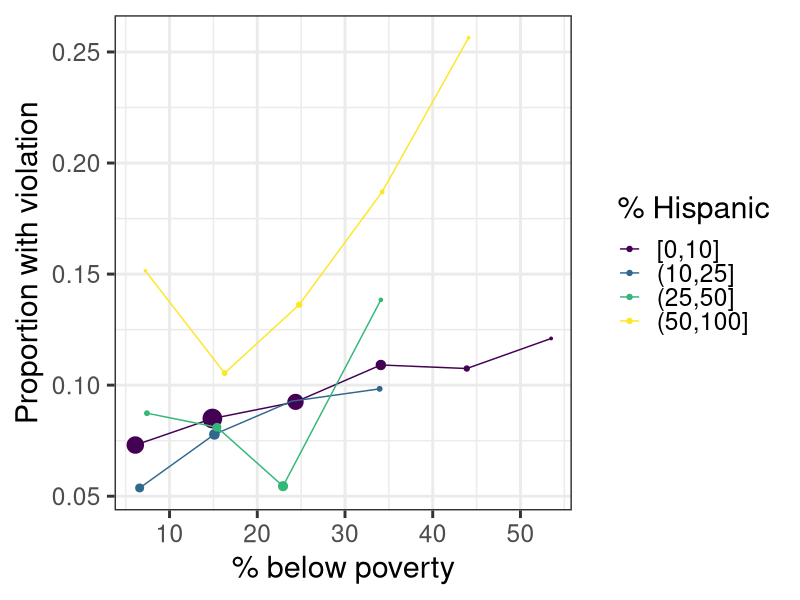
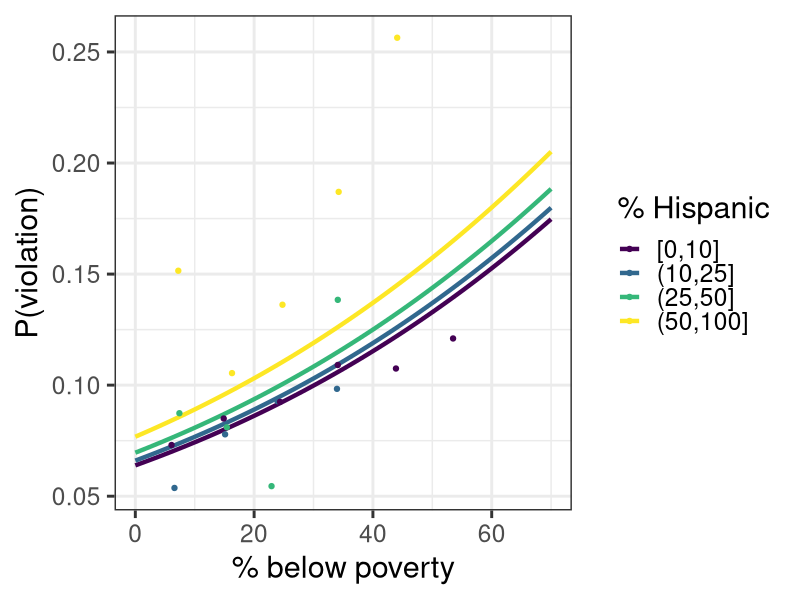
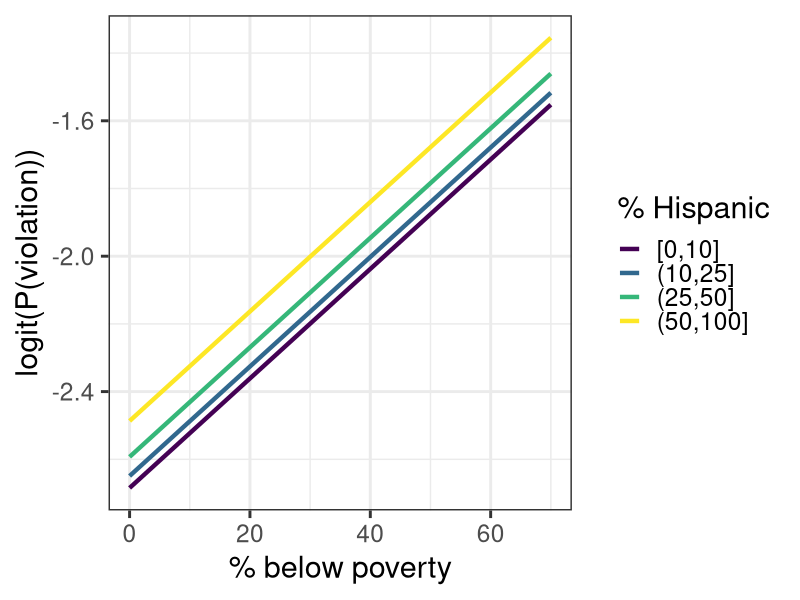
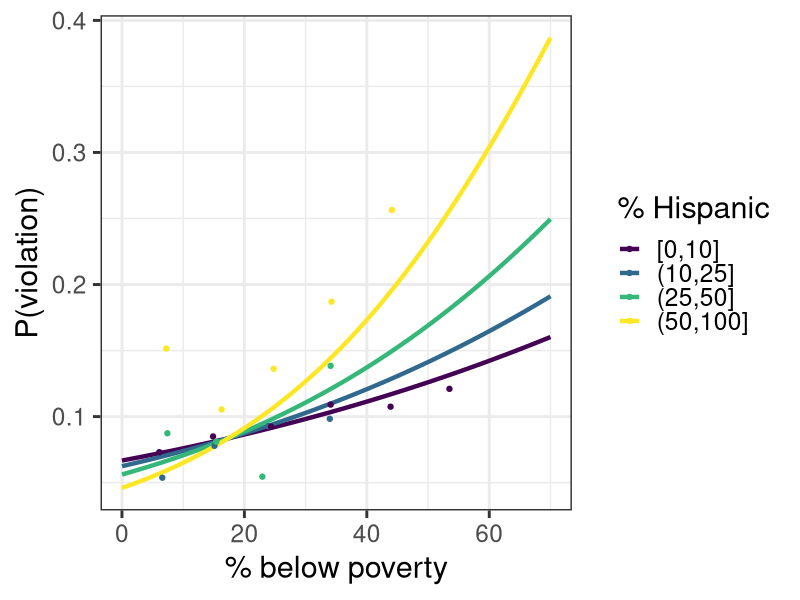
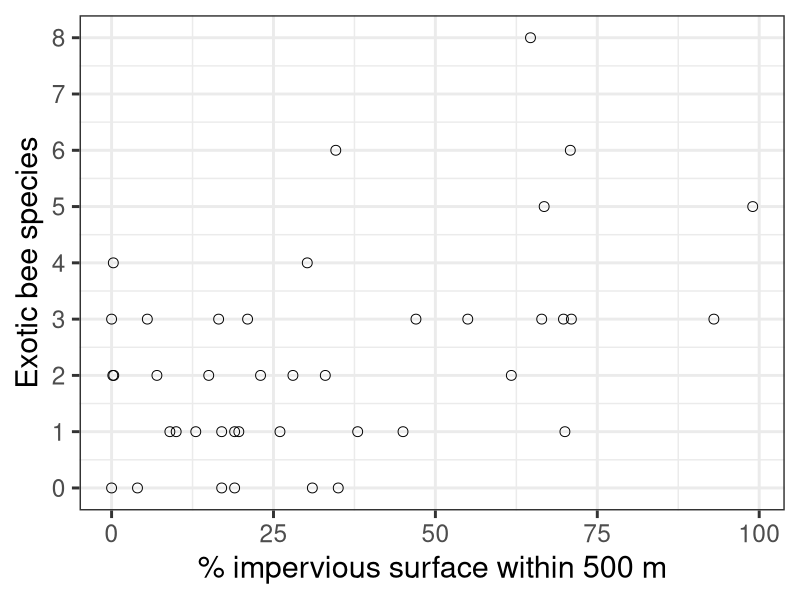
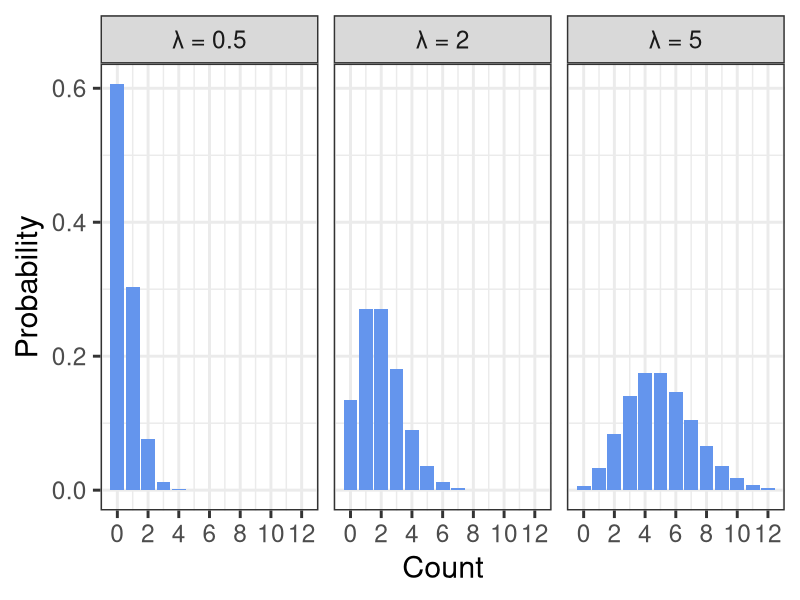
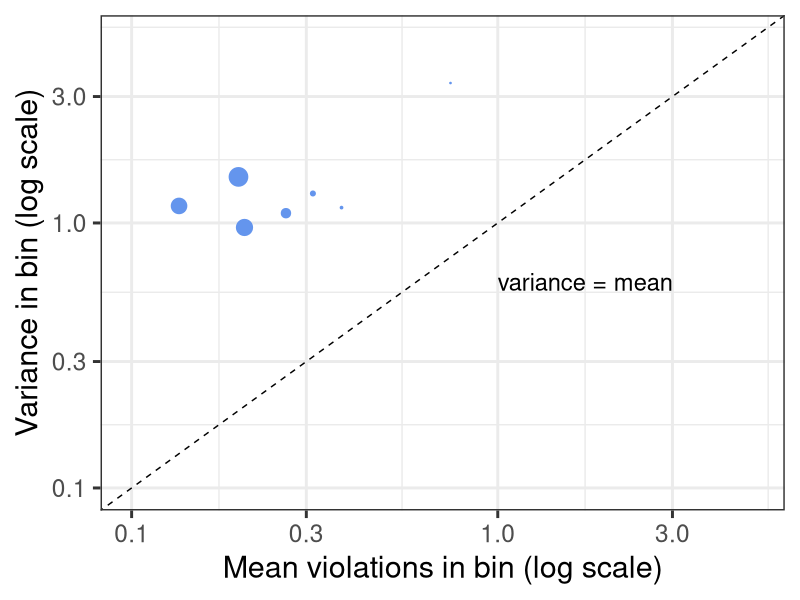
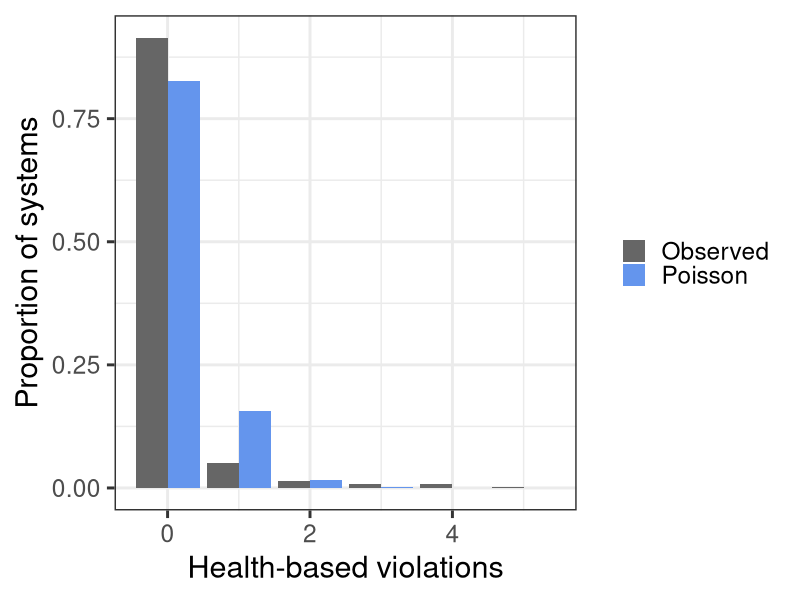

Generate these figures, in order, with R:
## ---- chunk 1
#| label: setup
#| message: false

library(tidyverse)
set.seed(222)
theme_set(theme_bw(22))

fmt <- \(x, digits = 2) formatC(x, format = "f", digits = digits)
pct <- \(x) paste0(round(100 * x), "%")

# ---- Lab 7: drinking water ----
pcthisp_breaks <- c(0, 10, 25, 50, 100)
drinking_water <- read_csv("../data/drinking_water.csv") |>
  select(pwsid, pctpov, pcthisp, health, violation) |>
  mutate(
    pctpov_bin = cut(pctpov, seq(0, 100, by = 10), include.lowest = TRUE),
    pcthisp_bin = cut(pcthisp, pcthisp_breaks, include.lowest = TRUE)
  )

pov_hisp_summary <- drinking_water |>
  summarize(
    pctpov = mean(pctpov),
    prop_violation = mean(violation),
    mean_health = mean(health),
    var_health = var(health),
    n = n(),
    .by = c(pctpov_bin, pcthisp_bin)
  ) |>
  filter(n >= 50)

additive_glm <- glm(
  violation ~ pctpov + pcthisp,
  family = binomial(link = "logit"),
  data = drinking_water
)
interaction_glm <- glm(
  violation ~ pctpov * pcthisp,
  family = binomial(link = "logit"),
  data = drinking_water
)

lab7_grid <- expand_grid(
  pctpov = seq(0, 70, by = 1),
  pcthisp = c(5, 17.5, 37.5, 75)
) |>
  mutate(pcthisp_bin = cut(pcthisp, pcthisp_breaks, include.lowest = TRUE))
lab7_grid$additive_link <- predict(additive_glm, lab7_grid, type = "link")
lab7_grid$additive_p <- predict(additive_glm, lab7_grid, type = "response")
lab7_grid$interaction_p <- predict(
  interaction_glm,
  lab7_grid,
  type = "response"
)

int_b <- coef(interaction_glm)
int_slope <- \(hisp) int_b[["pctpov"]] + int_b[["pctpov:pcthisp"]] * hisp

comparison <- expand_grid(pctpov = 50, pcthisp = c(0, 75))
comparison$additive <- predict(additive_glm, comparison, type = "response")
comparison$interaction <- predict(
  interaction_glm,
  comparison,
  type = "response"
)

hisp_scale <- scale_color_viridis_d("% Hispanic")
lab7_axes <- labs(x = "% below poverty", y = "P(violation)")

# ---- Exotic bees ----
bees <- read_csv("../data/exotic-bees.csv") |>
  mutate(impervious = 100 * NLCD500m)

# ---- Overdispersion ----
pov_summary <- drinking_water |>
  summarize(
    mean_health = mean(health),
    var_health = var(health),
    n = n(),
    .by = pctpov_bin
  ) |>
  filter(n >= 10)
health_pois <- glm(
  health ~ pctpov * pcthisp,
  family = poisson(link = "log"),
  data = drinking_water
)
count_freqs <- tibble(count = 0:5) |>
  mutate(
    Observed = map_dbl(count, \(k) mean(drinking_water$health == k)),
    Poisson = map_dbl(count, \(k) mean(dpois(k, fitted(health_pois))))
  )
## ---- chunk 2
#| fig-width: 10
#| fig-height: 5
#| fig-align: center

ggplot(
  pov_hisp_summary,
  aes(pctpov, prop_violation, color = pcthisp_bin)
) +
  geom_point(aes(size = n)) +
  geom_line() +
  hisp_scale +
  scale_size_area(guide = "none") +
  labs(x = "% below poverty", y = "Proportion with violation")
## ---- chunk 3
#| fig-width: 10
#| fig-height: 4.5
#| fig-align: center

ggplot(lab7_grid, aes(pctpov, additive_p, color = pcthisp_bin)) +
  geom_line(linewidth = 1.5) +
  geom_point(aes(y = prop_violation), data = pov_hisp_summary) +
  hisp_scale +
  lab7_axes
## ---- chunk 4
#| fig-width: 10
#| fig-height: 4.5
#| fig-align: center

ggplot(lab7_grid, aes(pctpov, additive_link, color = pcthisp_bin)) +
  geom_line(linewidth = 1.5) +
  hisp_scale +
  labs(x = "% below poverty", y = "logit(P(violation))")
## ---- chunk 5
#| fig-width: 10
#| fig-height: 4.5
#| fig-align: center

ggplot(lab7_grid, aes(pctpov, interaction_p, color = pcthisp_bin)) +
  geom_line(linewidth = 1.5) +
  geom_point(aes(y = prop_violation), data = pov_hisp_summary) +
  hisp_scale +
  lab7_axes
## ---- chunk 6
#| fig-width: 10
#| fig-height: 4.5
#| fig-align: center

ggplot(bees, aes(impervious, exotic.richness)) +
  geom_point(
    #position = position_jitter(height = 0.1, width = 0, seed = 1),
    shape = 21,
    size = 3
  ) +
  scale_y_continuous(breaks = 0:8) +
  labs(
    x = "% impervious surface within 500 m",
    y = "Exotic bee species"
  )
## ---- chunk 7
#| fig-width: 12
#| fig-height: 4
#| fig-align: center

expand_grid(lambda = c(0.5, 2, 5), k = 0:12) |>
  mutate(
    prob = dpois(k, lambda),
    lambda = factor(paste("λ =", lambda), levels = paste("λ =", c(0.5, 2, 5)))
  ) |>
  ggplot(aes(k, prob)) +
  geom_col(fill = "cornflowerblue") +
  facet_wrap(~lambda) +
  scale_x_continuous(breaks = seq(0, 12, by = 2)) +
  labs(x = "Count", y = "Probability")
## ---- chunk 8
#| fig-width: 10
#| fig-height: 4.8
#| fig-align: center

axis_lims <- c(0.1, 5)
ggplot(pov_summary, aes(mean_health, var_health)) +
  geom_abline(slope = 1, intercept = 0, linetype = "dashed") +
  geom_point(aes(size = n), color = "cornflowerblue") +
  annotate(
    "text",
    x = 1,
    y = 0.6,
    label = "variance = mean",
    size = 6,
    hjust = 0
  ) +
  scale_size_area(guide = "none") +
  scale_x_log10(limits = axis_lims) +
  scale_y_log10(limits = axis_lims) +
  labs(
    x = "Mean violations in bin (log scale)",
    y = "Variance in bin (log scale)"
  )
## ---- chunk 9
#| fig-width: 10
#| fig-height: 4.5
#| fig-align: center

count_freqs |>
  pivot_longer(-count, names_to = "source", values_to = "freq") |>
  ggplot(aes(count, freq, fill = source)) +
  geom_col(position = "dodge") +
  scale_fill_manual(NULL, values = c("grey40", "cornflowerblue")) +
  labs(x = "Health-based violations", y = "Proportion of systems")
